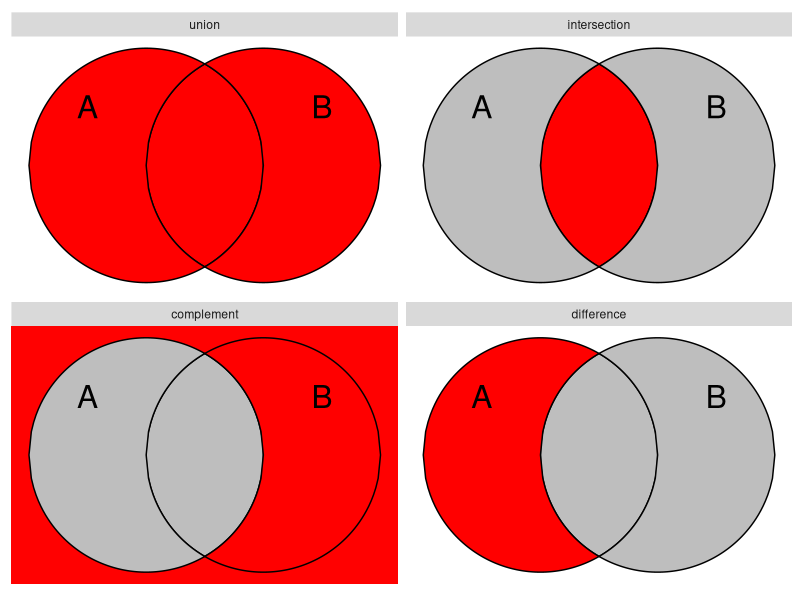

Here is the R script that generated this plot:
## ----libraries, message=FALSE, warning=FALSE--------------------------------------------------------------------------
library(dplyr)
library(ggplot2)


## ----set_seed---------------------------------------------------------------------------------------------------------
set.seed(2)


## ----venn_setup, out.width='0.8\\textwidth'---------------------------------------------------------------------------
l = 101
circle = data.frame(
  loc = c(rep("top", l),rep("bot",l)),
  x   = c(seq(-1, 1, length=l), seq(1, -1, length=l))) %>%
  mutate(y   = sqrt(1-x^2)*ifelse(loc=="bot",-1,1))
  
indent = circle %>%
  mutate(x = x-0.5,
         x = ifelse(x>0,-x,x))

yint = sqrt(1-.5^2)

Aonly = indent %>% mutate(set="Aonly")
Bonly = indent %>% mutate(x=-x, set="Bonly")

AandB = data.frame(loc=c(rep("left",l),rep("right",l)),
                   y = c(seq(-yint,yint,length=l), seq(yint,-yint,length=l))) %>%
  mutate(set="AandB",
         x = (sqrt(1-y^2)-.5)*ifelse(loc=="left",-1,1))

# ggplot(Bonly, aes(x,y,fill=set)) + 
#   geom_polygon(color="black") + 
#   coord_fixed() +
#   theme_minimal()
  

all = rbind(Aonly,Bonly,AandB) %>%
  mutate(union = TRUE,
         intersection = set == "AandB",
         difference = set == "Aonly",
         complement = set == "Bonly") %>%
  tidyr::gather(operation,value,union,intersection,complement,difference) %>%
  mutate(operation = factor(operation, 
                            levels=c("union","intersection","complement","difference")))


ggplot(all, aes(x,y, group=set, fill=value)) + 
  geom_rect(data = all %>% filter(operation == "complement"), fill="red", 
            xmin = -Inf, xmax = Inf, ymin = -Inf, ymax = Inf, alpha = 0.3) + 
  geom_polygon(color="black") + 
#  geom_polygon(data=all %>% filter(set=="Aonly"), color="black") + 
  facet_wrap(~operation) + 
  coord_fixed() +
#  theme_minimal() +
  scale_fill_manual(values=c("gray","red")) + 
  annotate("text", label="A", x=-1, y=.5,size=8) + 
  annotate("text", label="B", x= 1, y=.5,size=8) +
  theme(axis.line=element_blank(),
      axis.text.x=element_blank(),
      axis.text.y=element_blank(),
      axis.ticks=element_blank(),
      axis.title.x=element_blank(),
      axis.title.y=element_blank(),
      legend.position="none",
      panel.background=element_blank(),
      panel.border=element_blank(),
      panel.grid.major=element_blank(),
      panel.grid.minor=element_blank(),
      plot.background=element_blank())
